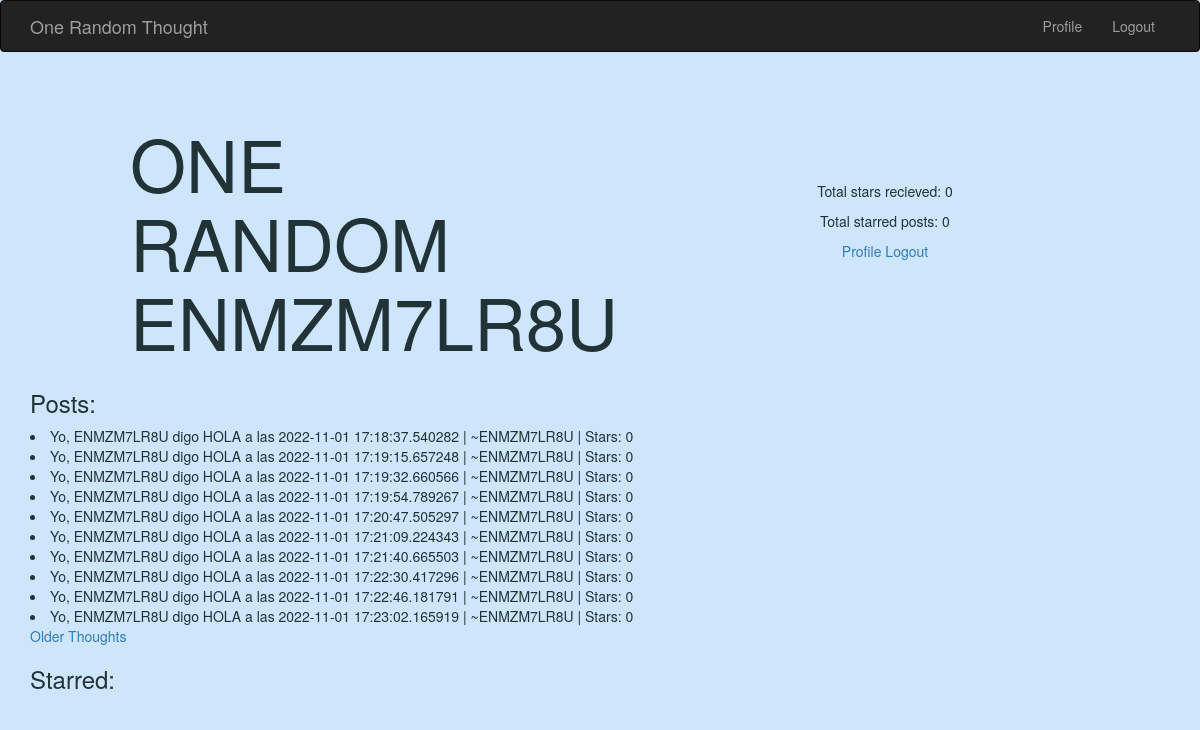
/user/ENMZM7LR8U (signed in), run on an earlier commit of the app's database.
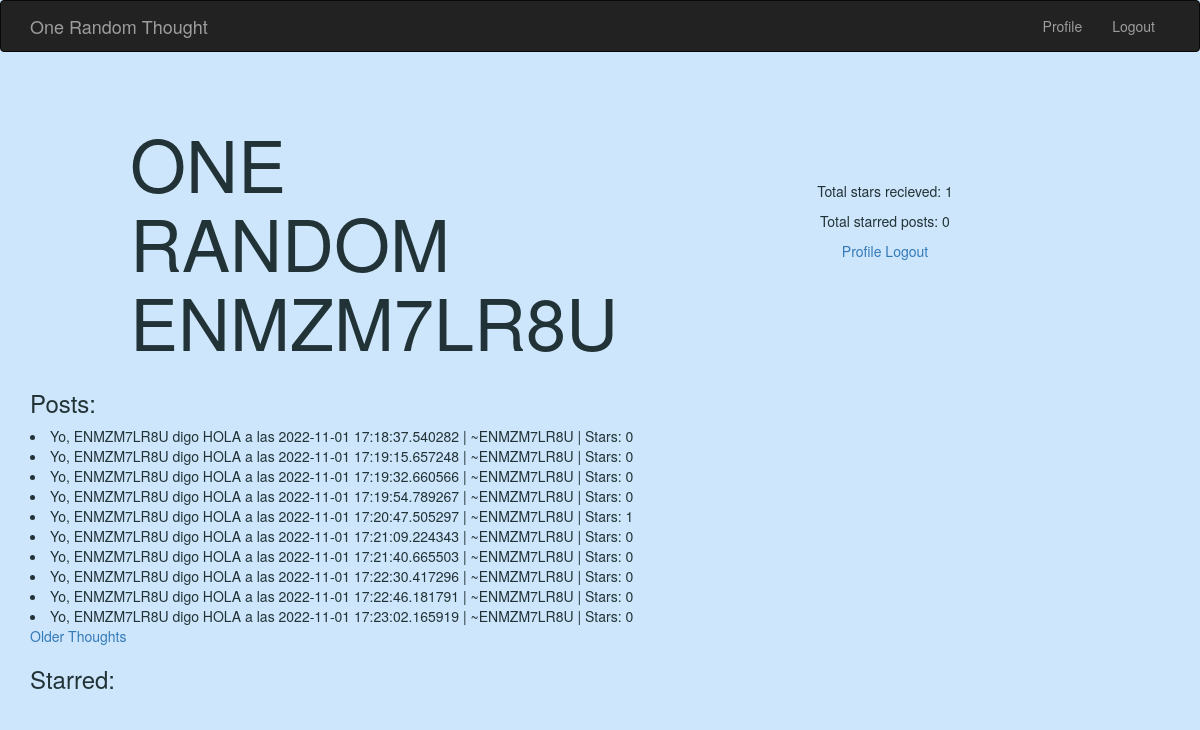
And on a later commit of the database.
### app/models.py (models this page shows, shortened)
class User(UserMixin, db.Model):
    id = db.Column(db.Integer, primary_key=True)
    username = db.Column(db.String(64), index=True, unique=True)
    email = db.Column(db.String(120), index=True, unique=True)
    password_hash = db.Column(db.String(128))
    posts = db.relationship('Post', backref='author', lazy='dynamic')
    starred_posts = db.relationship('Post', secondary=star, lazy='dynamic', backref=db.backref('users_starred', lazy=True))
    stars = db.Column(db.Integer, default=0)
    last_post = db.Column(db.DateTime, default = date.min)

class Post(db.Model):
    id = db.Column(db.Integer, primary_key=True)
    body = db.Column(db.String(140))
    timestamp = db.Column(db.DateTime, index=True, default=datetime.utcnow)
    user_id = db.Column(db.Integer, db.ForeignKey('user.id'))
    def stars(self):
        return len(self.users_starred)

### app/main/routes.py (the view)
@bp.route("/user/<username>")
def profile(username):
    posts_page = request.args.get('posts_page', 1, type=int)
    starred_page = request.args.get('starred_page', 1, type=int)
    user = User.query.filter_by(username=username).first_or_404()
    user_posts = user.posts.paginate(page=posts_page, per_page=current_app.config['POSTS_PER_PAGE'], error_out=False)
    starred_posts = user.starred_posts.paginate(page=starred_page, per_page=current_app.config['POSTS_PER_PAGE'], error_out=False)
    user_posts_next_url = url_for('main.profile', username=username, posts_page=user_posts.next_num, starred_page=starred_page) if user_posts.has_next else None
    user_posts_prev_url = url_for('main.profile', username=username, posts_page=user_posts.prev_num, starred_page=starred_page) if user_posts.has_prev else None
    starred_posts_next_url = url_for('main.profile', username=username, posts_page=posts_page, starred_page=starred_posts.next_num) if starred_posts.has_next else None
    starred_posts_prev_url = url_for('main.profile', username=username, posts_page=posts_page, starred_page=starred_posts.prev_num) if starred_posts.has_prev else None
    return render_template('profile.html', title="{}'s Profile".format(username),\
                                                                    user=user, \
                                                                    user_posts=user_posts.items, \
                                                                    starred_posts=starred_posts.items, \
                                                                    user_posts_next_url = user_posts_next_url, \
                                                                    user_posts_prev_url = user_posts_prev_url, \
                                                                    starred_posts_next_url = starred_posts_next_url, \
                                                                    starred_posts_prev_url = starred_posts_prev_url, \
                                                                    )

### app/models.py (called while the page is built)
@login.user_loader
def load_user(id):
    return User.query.get(int(id))

### app/templates/profile.html (shortened to what this page needs)
{% extends "base.html" %}
{% block app_content %}
    <div class="grid-container">
        <div class="title grid-child">
            <h1>ONE RANDOM {{ user.username }}</h1>
        </div>
        <div class="login grid-child">
            {% if current_user.is_anonymous %}
            <a href="{{ url_for('auth.login') }}">Login</a></li>
            {% else %}
            <p>Total stars recieved: {{ current_user.stars }}</p>
            <p>Total starred posts: <span id="totalStarred">{{ current_user.starred_posts.count() }}</span></p>
            <a href="{{ url_for('main.profile', username=current_user.username) }}">Profile</a></li>
            <a href="{{ url_for('auth.logout') }}">Logout</a></li>
            {% endif %}
        </div>
    </div>
    <h3>Posts:</h3>
    {% for post in user_posts %}
    <li>
        {{ post.body }} | ~{{ post.author.username }} | Stars: {{ post.stars() }}
    </li>
    {% endfor %}
    {% if user_posts_next_url %}
        <a href="{{ user_posts_next_url }}">Older Thoughts</a>
    {% endif %}
    <h3>Starred:</h3>
{% endblock %}

What changed in the data, as far as the page shows it:
changed User (number 2 of 2 on the later page): stars "0" → "1"
computed for Post "Yo, ENMZM7LR8U digo HOLA a las 2022-11-01 17:20:47.505297": stars "0" → "1"
